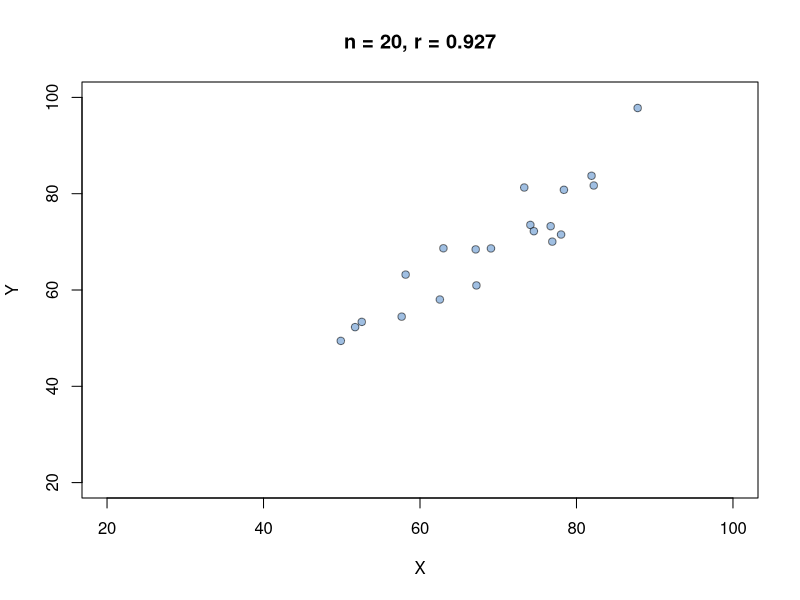
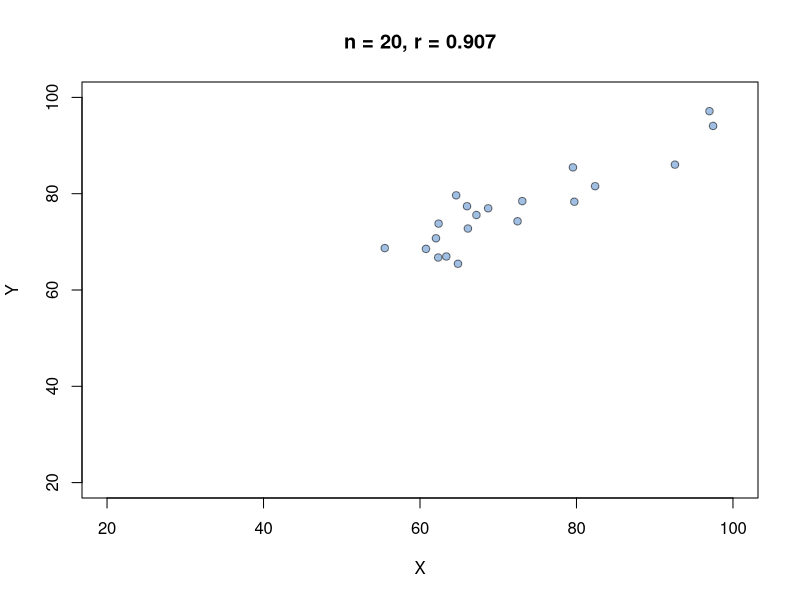

Recreate these plots in R, in order.
# Simulacao de distribuicao binormal padrao entre duas variaveis hipoteticas 
suppressMessages(library(MASS, warn.conflicts = FALSE))

binormal <- function (avg1=0, avg2=0, 
                      sd1=1, sd2=1, 
                      n=100, correl=0.5, 
                      pathname=NA, standardize=FALSE,
                      plot="n", axes=TRUE)
{
  if (is.na(pathname))
  {
    pathname <- getwd()
  }
  cov <- correl*sd1*sd2
  # covariance matrix
  covar <- matrix(c(sd1^2, cov, cov, sd2^2), 2) # Covariance matrix
  xy <- MASS::mvrnorm(n, mu = c(avg1, avg2), Sigma = covar)
  dados <- as.data.frame(xy)
  names(dados) <- c("X", "Y")
  if (standardize==TRUE)
  {
    # padronizacao
    dados$X <- scale(dados$X)
    dados$Y <- scale(dados$Y)
  }
  # correlacao
  r.Pearson <- with(dados, cor.test(X, Y, 
                                    method="pearson",
                                    exact = TRUE, 
                                    alternative="two.sided",
                                    na.rm=TRUE)$estimate)
  if (plot != "n")
  {
    output <- paste(pathname,"/output_",correl,sep="")
    if (is.na(pathname))
    {
      output <- paste(output,".png",sep="")
      cat(output,"\n")
      png(output, width = 350, height = 400)
    }
    if (axes==TRUE)
    {
      main <- paste("n = ", n, ", r = ", round(r.Pearson,3), sep="")
      xlab <- "X"
      ylab <- "Y"
    } else
    {
      main <- NA
      xlab <- ""
      ylab <- ""
    }
    plot(dados,
         main=main,
         xlab=xlab,
         ylab=ylab,
         axes=axes,
         # xlim=c(min(dados$X),max(dados$X)),
         # ylim=c(min(dados$Y),max(dados$Y)),
         xlim=c(20,100),
         ylim=c(20,100),
         pch=21, col="#00000088", bg="#6195CF99")
    if (is.na(pathname))
    {
      dev.off()
    }
  }
  return (list(r.Pearson, dados))
}

s <- round(runif(1,1,10000))
cat(s,"\n")
# s <- 888
set.seed(s)

binormal (avg1=70, avg2=70, 
          sd1=10, sd2=10, 
          n=20, correl=0.9, plot="y")
  
binormal (avg1=70, avg2=75, 
          sd1=13, sd2=10, 
          n=20, correl=0.9, plot="y")
